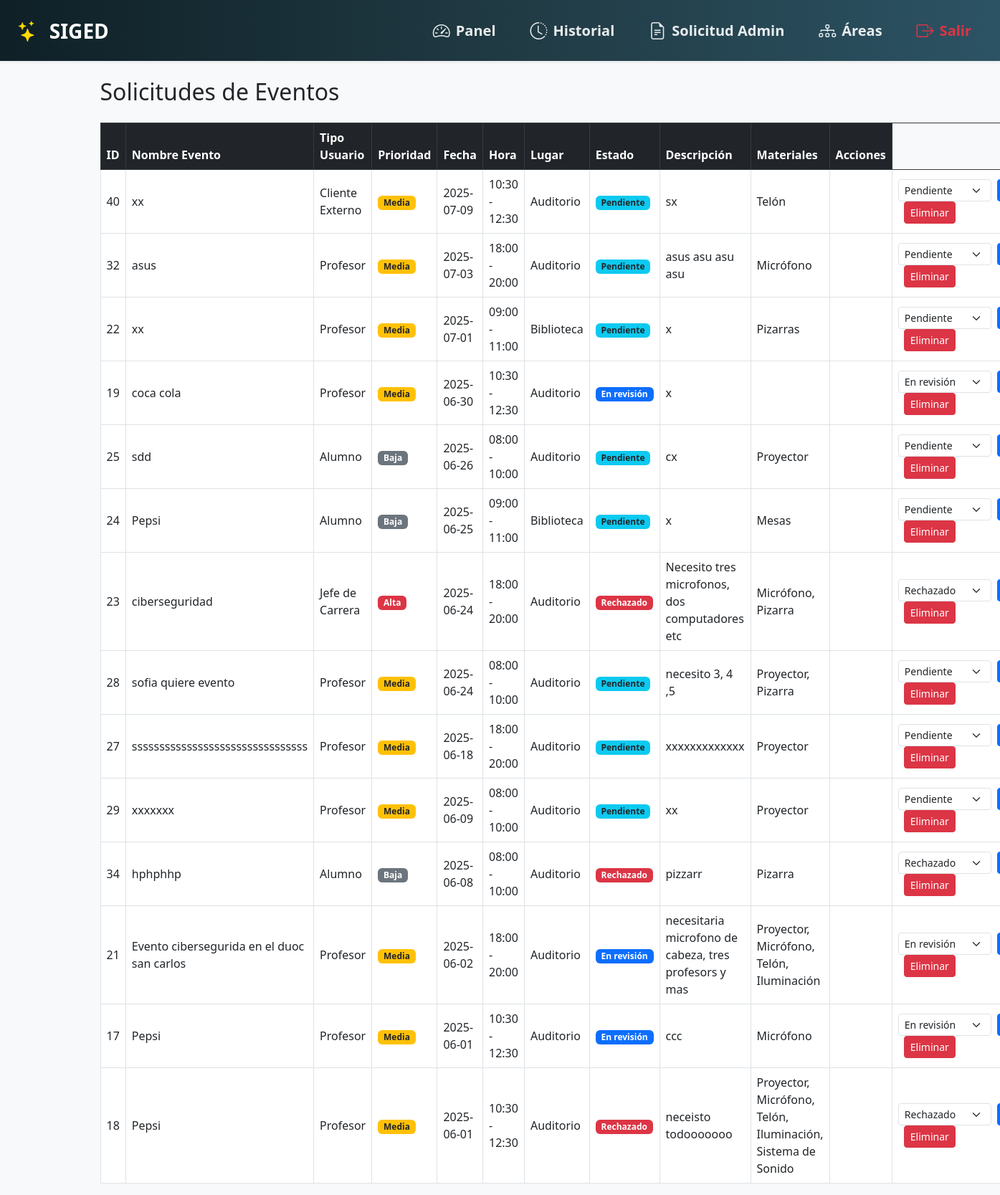
The app's page /jefe_panel (signed in) with its own data.
### tables this page shows
CREATE TABLE eventos (
            id INTEGER PRIMARY KEY AUTOINCREMENT,
            nombre TEXT,
            tipo_usuario TEXT,
            prioridad INTEGER,
            fecha TEXT,
            hora TEXT,
            lugar TEXT,
            materiales TEXT,
            estado TEXT
        , descripcion TEXT, comentarios_extra TEXT, responsable TEXT);

### app.py (the view)
@app.route('/jefe_panel')
@login_requerido
def jefe_panel():
    solicitudes = obtener_solicitudes()
    return render_template('jefe_panel.html', solicitudes=solicitudes)

### app.py (called while the page is built)
def login_requerido(f):
    @wraps(f)
    def decorated(*args, **kwargs):
        if not session.get('admin'):
            return redirect(url_for('login_unico'))
        return f(*args, **kwargs)
    return decorated

def obtener_solicitudes():
    with sqlite3.connect('database.db') as conn:
        c = conn.cursor()
        c.execute("""
            SELECT id, nombre, tipo_usuario, prioridad, fecha, hora, lugar, estado, descripcion, materiales
            FROM eventos ORDER BY fecha DESC
        """)
        return c.fetchall()

### templates/jefe_panel.html (shortened to what this page needs)
<!DOCTYPE html>
<html lang="es">
<head>
  <link href="https://cdn.jsdelivr.net/npm/bootstrap@5.3.0/dist/css/bootstrap.min.css" rel="stylesheet" />
</head>
<body class="bg-light">
  {% include 'navbar.html' %}
  <div class="container mt-4">
    <h2 class="mb-4">Solicitudes de Eventos</h2>
    <table class="table table-bordered table-hover align-middle">
      <thead class="table-dark">
        <tr>
          <th>ID</th>
          <th>Nombre Evento</th>
          <th>Tipo Usuario</th>
          <th>Prioridad</th>
          <th>Fecha</th>
          <th>Hora</th>
          <th>Lugar</th>
          <th>Estado</th>
          <th>Descripción</th>
          <th>Materiales</th>
          <th>Acciones</th>
        </tr>
      </thead>
      <tbody>
        {% for s in solicitudes %}
        <tr>
          <td>{{ s[0] }}</td>
          <td>{{ s[1] }}</td>
          <td>{{ s[2] }}</td>
          <td>
            {% if s[3] == 3 %}
              <span class="badge bg-danger">Alta</span>
            {% elif s[3] == 2 %}
              <span class="badge bg-warning text-dark">Media</span>
            {% else %}
              <span class="badge bg-secondary">Baja</span>
            {% endif %}
          </td>
          <td>{{ s[4] }}</td>
          <td>{{ s[5] }}</td>
          <td>{{ s[6] }}</td>
          <td>
            {% if s[7] == 'Pendiente' %}
              <span class="badge bg-info text-dark">{{ s[7] }}</span>
            {% elif s[7] == 'Aprobado' %}
              <span class="badge bg-success">{{ s[7] }}</span>
            {% elif s[7] == 'En revisión' %}
              <span class="badge bg-primary">{{ s[7] }}</span>
            {% else %}
              <span class="badge bg-danger">{{ s[7] }}</span>
            {% endif %}
          </td>
          <td>{{ s[8] }}</td>
          <td>{{ s[9] }}</td>
          <td>
            <td>
  <form action="{{ url_for('cambiar_estado', id=s[0]) }}" method="POST" class="d-flex gap-2 align-items-center">
    <select name="nuevo_estado" class="form-select form-select-sm" style="width: 130px;">
      <option value="Pendiente" {% if s[7] == 'Pendiente' %}selected{% endif %}>Pendiente</option>
      <option value="En revisión" {% if s[7] == 'En revisión' %}selected{% endif %}>En revisión</option>
      <option value="Rechazado" {% if s[7] == 'Rechazado' %}selected{% endif %}>Rechazado</option>
    </select>
    <button type="submit" class="btn btn-sm btn-primary">Actualizar</button>
  </form>
  <form action="{{ url_for('eliminar_solicitud', id=s[0]) }}" method="POST" style="display:inline; margin-left: 8px;"
        onsubmit="return confirm('¿Seguro que quieres eliminar esta solicitud?');">
    <button type="submit" class="btn btn-sm btn-danger">Eliminar</button>
  </form>
</td>
        </tr>
        {% endfor %}
      </tbody>
    </table>
  </div>
</body>
</html>

### templates/navbar.html (shortened to what this page needs)
<nav class="navbar navbar-expand-lg navbar-dark bg-gradient-custom shadow-sm fixed-top py-3">
  <div class="container-fluid px-4">
    <a class="navbar-brand fw-bold d-flex align-items-center fs-3" href="{{ url_for('jefe_panel') }}">
      <i class="bi bi-stars me-3" style="color:#ffd700; font-size: 1.8rem;"></i> SIGED
    </a>
    <div class="collapse navbar-collapse" id="navbarNav">
      <ul class="navbar-nav ms-auto align-items-lg-center gap-3 fs-5">
        <li class="nav-item">
          <a class="nav-link d-flex align-items-center px-3 py-2 rounded" href="{{ url_for('jefe_panel') }}">
            <i class="bi bi-speedometer2 me-2 fs-4"></i> Panel
          </a>
        </li>
        <li class="nav-item">
          <a class="nav-link d-flex align-items-center px-3 py-2 rounded" href="{{ url_for('historial_eventos') }}">
            <i class="bi bi-clock-history me-2 fs-4"></i> Historial
          </a>
        </li>
        <li class="nav-item">
          <a class="nav-link d-flex align-items-center px-3 py-2 rounded" href="{{ url_for('enviar_solicitud_admin') }}">
            <i class="bi bi-file-earmark-text me-2 fs-4"></i> Solicitud Admin
          </a>
        </li>
        <li class="nav-item">
          <a class="nav-link d-flex align-items-center px-3 py-2 rounded" href="{{ url_for('areas_admin') }}">
            <i class="bi bi-diagram-3 me-2 fs-4"></i> Áreas
          </a>
        </li>
        <li class="nav-item">
          <a class="nav-link text-danger d-flex align-items-center px-3 py-2 rounded" href="{{ url_for('logout') }}">
            <i class="bi bi-box-arrow-right me-2 fs-4"></i> Salir
          </a>
        </li>
      </ul>
    </div>
  </div>
</nav>
<link href="https://cdn.jsdelivr.net/npm/bootstrap-icons@1.10.5/font/bootstrap-icons.css" rel="stylesheet" />

### templates/navbar.html (style rules this page uses)
body { padding-top: 85px; }
.bg-gradient-custom { background: linear-gradient(90deg, #0f2027, #203a43, #2c5364); transition: background 0.5s ease-in-out, box-shadow 0.3s ease; }
.navbar-nav .nav-link { transition: all 0.3s ease; color: rgba(255, 255, 255, 0.9); font-weight: 600; }

### records on screen
eventos: id "40", nombre "xx", tipo_usuario "Cliente Externo", prioridad "Media", fecha "2025-07-09", hora "10:30 - 12:30", lugar "Auditorio", estado "Pendiente", descripcion "sx", materiales "Telón", nuevo_estado "Pendiente"
eventos: id "32", nombre "asus", tipo_usuario "Profesor", prioridad "Media", fecha "2025-07-03", hora "18:00 - 20:00", lugar "Auditorio", estado "Pendiente", descripcion "asus asu asu asu", materiales "Micrófono", nuevo_estado "Pendiente"
eventos: id "22", nombre "xx", tipo_usuario "Profesor", prioridad "Media", fecha "2025-07-01", hora "09:00 - 11:00", lugar "Biblioteca", estado "Pendiente", descripcion "x", materiales "Pizarras", nuevo_estado "Pendiente"
eventos: id "19", nombre "coca cola", tipo_usuario "Profesor", prioridad "Media", fecha "2025-06-30", hora "10:30 - 12:30", lugar "Auditorio", estado "En revisión", descripcion "x", nuevo_estado "En revisión"
eventos: id "25", nombre "sdd", tipo_usuario "Alumno", prioridad "Baja", fecha "2025-06-26", hora "08:00 - 10:00", lugar "Auditorio", estado "Pendiente", descripcion "cx", materiales "Proyector", nuevo_estado "Pendiente"
eventos: id "24", nombre "Pepsi", tipo_usuario "Alumno", prioridad "Baja", fecha "2025-06-25", hora "09:00 - 11:00", lugar "Biblioteca", estado "Pendiente", descripcion "x", materiales "Mesas", nuevo_estado "Pendiente"
eventos: id "23", nombre "ciberseguridad", tipo_usuario "Jefe de Carrera", prioridad "Alta", fecha "2025-06-24", hora "18:00 - 20:00", lugar "Auditorio", estado "Rechazado", descripcion "Necesito tres microfonos, dos computadores etc", materiales "Micrófono, Pizarra", nuevo_estado "Rechazado"
eventos: id "28", nombre "sofia quiere evento", tipo_usuario "Profesor", prioridad "Media", fecha "2025-06-24", hora "08:00 - 10:00", lugar "Auditorio", estado "Pendiente", descripcion "necesito 3, 4 ,5", materiales "Proyector, Pizarra", nuevo_estado "Pendiente"
eventos: id "27", nombre "ssssssssssssssssssssssssssssssss", tipo_usuario "Profesor", prioridad "Media", fecha "2025-06-18", hora "18:00 - 20:00", lugar "Auditorio", estado "Pendiente", descripcion "xxxxxxxxxxxxx", materiales "Proyector", nuevo_estado "Pendiente"
eventos: id "29", nombre "xxxxxxx", tipo_usuario "Profesor", prioridad "Media", fecha "2025-06-09", hora "08:00 - 10:00", lugar "Auditorio", estado "Pendiente", descripcion "xx", materiales "Proyector", nuevo_estado "Pendiente"
eventos: id "34", nombre "hphphhp", tipo_usuario "Alumno", prioridad "Baja", fecha "2025-06-08", hora "08:00 - 10:00", lugar "Auditorio", estado "Rechazado", descripcion "pizzarr", materiales "Pizarra", nuevo_estado "Rechazado"
eventos: id "21", nombre "Evento cibersegurida en el duoc san carlos", tipo_usuario "Profesor", prioridad "Media", fecha "2025-06-02", hora "18:00 - 20:00", lugar "Auditorio", estado "En revisión", descripcion "necesitaria microfono de cabeza, tres profesors y mas", materiales "Proyector, Micrófono, Telón, Iluminación", nuevo_estado "En revisión"
eventos: id "17", nombre "Pepsi", tipo_usuario "Profesor", prioridad "Media", fecha "2025-06-01", hora "10:30 - 12:30", lugar "Auditorio", estado "En revisión", descripcion "ccc", materiales "Micrófono", nuevo_estado "En revisión"
eventos: id "18", nombre "Pepsi", tipo_usuario "Profesor", prioridad "Media", fecha "2025-06-01", hora "10:30 - 12:30", lugar "Auditorio", estado "Rechazado", descripcion "neceisto todooooooo", materiales "Proyector, Micrófono, Telón, Iluminación, Sistema de Sonido", nuevo_estado "Rechazado"
